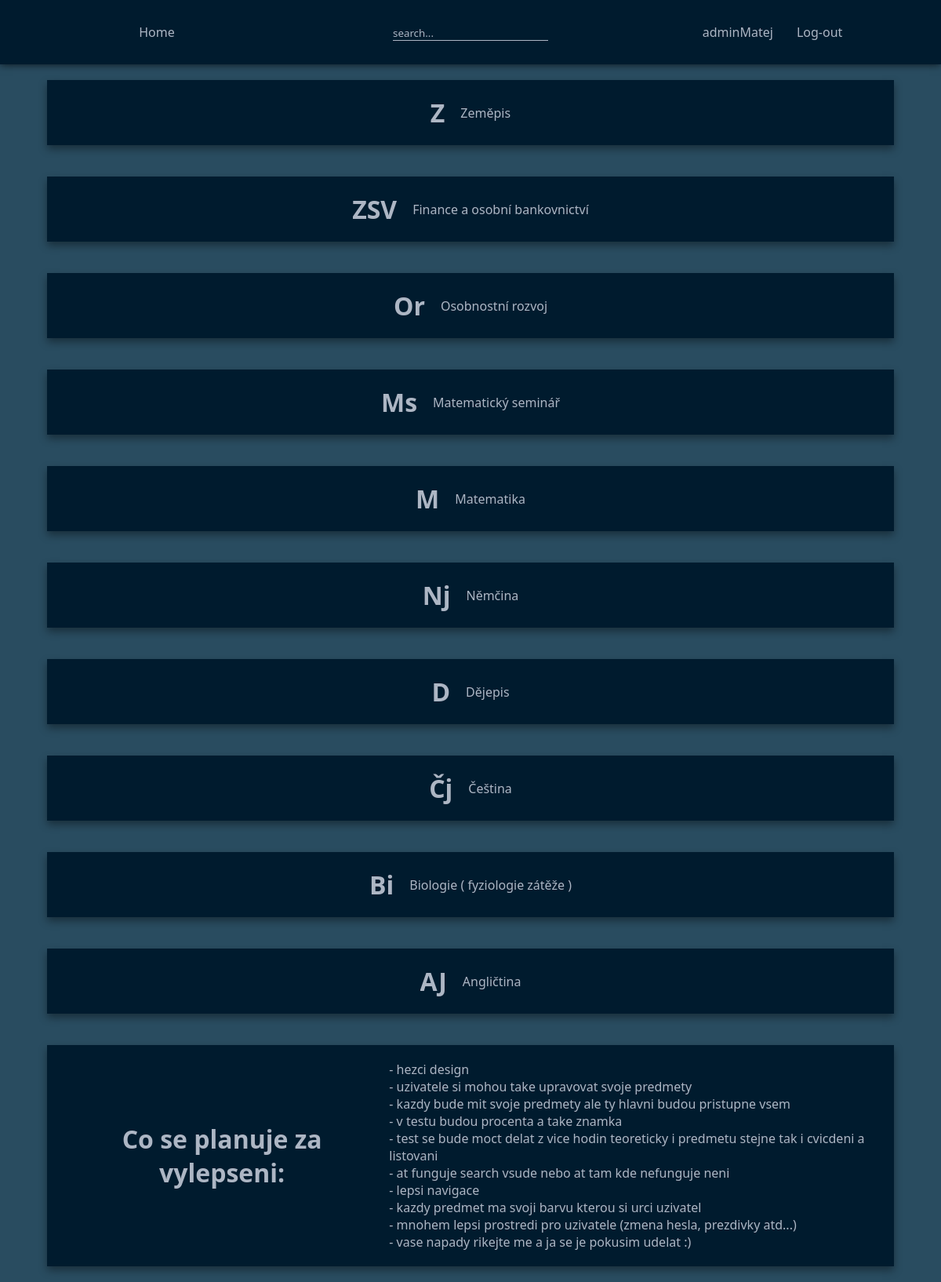
The app's page / (signed in) with its own data.
### index/models.py (models this page shows, shortened)
class Subject(models.Model):
    title = models.CharField(max_length=100)
    description = models.TextField()
    author = models.ForeignKey(User, on_delete=models.CASCADE)
    created = models.DateTimeField(auto_now_add=True)
    class Meta:
        ordering = ["-created"]

### index/views.py (the view)
# urls.py: path('', include('index.urls')),
@login_required(login_url="log-in")
def index(request):
    subjects = search_subject(request)
    return render(request, 'index.html', {"subjects" : subjects})

### index/views.py (called while the page is built)
def search_subject(request):
    sub_search = ""
    if request.GET.get("search"):
        sub_search = request.GET.get('search')
    subjects = Subject.objects.filter(Q(title__icontains = sub_search) | Q(description__icontains = sub_search))
    return subjects

### templates/index.html (shortened to what this page needs)
{% extends "app.html" %}
{% block content %}
    {% for subject in subjects %}
    <a href=" {% url 'subject' subject.id %} " class="subjectIndex">
        <h1>{{ subject.title }}</h1>
        <p>{{ subject.description }} </p>
    </a>
    {% endfor %}
    <a class="subjectIndex">
        <h1>Co se planuje za vylepseni:</h1>
        <ul>
            <li>
                <p>- hezci design</p>
            </li>
            <li>
                <p>- uzivatele si mohou take upravovat svoje predmety</p>
            </li>
            <li>
                <p>- kazdy bude mit svoje predmety ale ty hlavni budou pristupne vsem</p>
            </li>
            <li>
                <p>- v testu budou procenta a take znamka</p>
            </li>
            <li>
                <p> - test se bude moct delat z vice hodin teoreticky i predmetu stejne tak i cvicdeni a listovani</p>
            </li>
            <li>
                <p>- at funguje search vsude nebo at tam kde nefunguje neni</p>
            </li>
            <li>
                <p>- lepsi navigace</p>
            </li>
            <li>
                <p>- kazdy predmet ma svoji barvu kterou si urci uzivatel</p>
            </li>
            <li>
                <p>- mnohem lepsi prostredi pro uzivatele (zmena hesla, prezdivky atd...)</p>
            </li>
            <li>
                <p>- vase napady rikejte me a ja se je pokusim udelat :) </p>
            </li>
        </ul>
    </a>
{% endblock content %}

### templates/app.html (shortened to what this page needs)
{% load static %}
<!DOCTYPE html>
<html lang="en">
  <head>
    <link rel="stylesheet" href="{% static 'css/style.css' %}">
  </head>
  <body>
    {% include "navBar.html" %}
    {% block content %}
    {% endblock content %}
  </body>
</html>

### templates/navBar.html
<nav>
    <ul>
        <li>
            <a href="{% url 'index' %}">Home</a>
        </li>
        <li>
            <form action="" method="get"  autocomplete="off">
                <input type="text" name="search" placeholder="search...">
            </form>
        </li>
        <li>
            {% if request.user.is_authenticated %}
                <p> {{ request.user.username }} </p>
                <a href="{% url 'log-out' %}">Log-out</a>
            {% endif %}
        </li>
    </ul>
</nav>

### static/css/style.css (style rules this page uses)
:root { --background: #294c60; --nav: #001b2e; --letters: #adb6c4; }
input { border-radius: 0; }
input[type=text], input[type=button], input[type=submit] { -webkit-appearance: none; -webkit-border-radius: 0; }
* { margin: 0; padding: 0; box-sizing: border-box; font-family: system-ui, -apple-system, BlinkMacSystemFont, "Segoe UI", Roboto, Oxygen, Ubuntu, Cantarell, "Open Sans", "Helvetica Neue", sans-serif; color: var(--letters); overflow-x: hidden; }
body { background: var(--background); display: flex; flex-direction: column; justify-content: center; }
nav { background-color: var(--nav); box-shadow: 0px 0px 10px 0px rgba(0, 0, 0, 0.75); display: flex; align-items: center; justify-content: center; width: 100%; }
nav > ul { list-style: none; width: 100%; display: grid; grid-template-columns: auto auto auto; }
nav > ul > li { width: calc(100vw / 3); display: flex; align-items: center; justify-content: center; }
nav > ul > li > a { padding: 20px; margin: 10px; }
p { cursor: default; }
a { text-decoration: none; }
nav input { background: none; border: none; outline: none; border-bottom: #adb6c4 1px solid; }
nav input::placeholder { color: #adb6c4; }
.subjectIndex { background-color: var(--nav); box-shadow: 0px 5px 10px 0px rgba(0, 0, 0, 0.386); display: flex; align-items: center; justify-content: center; width: 90vw; margin: 20px 5vw 20px 5vw; padding: 20px; transition: transform 0.2s; }
.subjectIndex > * { margin: 0 10px; }
h1 { text-align: center; }

### records on screen
Subject: title "Z", description "Zeměpis"
Subject: title "ZSV", description "Finance a osobní bankovnictví"
Subject: title "Or", description "Osobnostní rozvoj"
Subject: title "Ms", description "Matematický seminář"
Subject: title "M", description "Matematika"
Subject: title "Nj", description "Němčina"
Subject: title "D", description "Dějepis"
Subject: title "Čj", description "Čeština"
Subject: title "Bi", description "Biologie ( fyziologie zátěže )"
Subject: title "AJ", description "Angličtina"

### other values on screen
{{ request.user.username }} "adminMatej"
